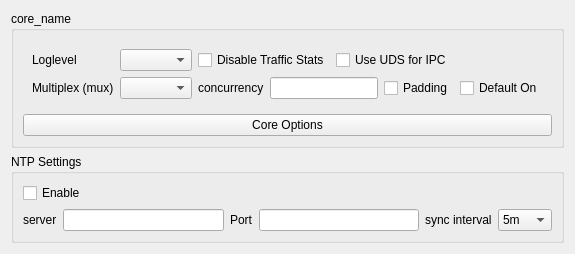
     <widget class="QWidget" name="tab_4">
      <attribute name="title">
       <string>Core</string>
      </attribute>
      <layout class="QVBoxLayout" name="verticalLayout">
       <item>
        <widget class="QGroupBox" name="groupBox_core">
         <property name="sizePolicy">
          <sizepolicy hsizetype="Preferred" vsizetype="Maximum">
           <horstretch>0</horstretch>
           <verstretch>0</verstretch>
          </sizepolicy>
         </property>
         <property name="title">
          <string notr="true">core_name</string>
         </property>
         <layout class="QVBoxLayout" name="verticalLayout_3">
          <item>
           <widget class="QWidget" name="assest_group" native="true">
            <layout class="QGridLayout" name="gridLayout_2">
             <item row="0" column="1">
              <layout class="QHBoxLayout" name="horizontalLayout_20">
               <item>
                <widget class="QComboBox" name="log_level">
                 <property name="sizePolicy">
                  <sizepolicy hsizetype="Maximum" vsizetype="Fixed">
                   <horstretch>0</horstretch>
                   <verstretch>0</verstretch>
                  </sizepolicy>
                 </property>
                </widget>
               </item>
               <item>
                <widget class="QCheckBox" name="disable_stats">
                 <property name="sizePolicy">
                  <sizepolicy hsizetype="Maximum" vsizetype="Fixed">
                   <horstretch>0</horstretch>
                   <verstretch>0</verstretch>
                  </sizepolicy>
                 </property>
                 <property name="minimumSize">
                  <size>
                   <width>0</width>
                   <height>0</height>
                  </size>
                 </property>
                 <property name="toolTip">
                  <string>&lt;html&gt;&lt;head/&gt;&lt;body&gt;&lt;p&gt;Might
                                                                            Improve Ping and Performance&lt;/p&gt;&lt;/body&gt;&lt;/html&gt;
                                                                        </string>
                 </property>
                 <property name="text">
                  <string>Disable Traffic Stats</string>
                 </property>
                </widget>
               </item>
               <item>
                <widget class="QCheckBox" name="core_use_uds">
                 <property name="toolTip">
                  <string>Use Unix Domain Socket for IPC between SilentGuard and silentguard_core</string>
                 </property>
                 <property name="text">
                  <string>Use UDS for IPC</string>
                 </property>
                </widget>
               </item>
              </layout>
             </item>
             <item row="1" column="1">
              <layout class="QHBoxLayout" name="horizontalLayout">
               <item>
                <widget class="QComboBox" name="mux_protocol"/>
               </item>
               <item>
                <widget class="QLabel" name="label_7">
                 <property name="text">
                  <string>concurrency</string>
                 </property>
                </widget>
               </item>
               <item>
                <widget class="QLineEdit" name="mux_concurrency"/>
               </item>
               <item>
                <widget class="QCheckBox" name="mux_padding">
                 <property name="text">
                  <string>Padding</string>
                 </property>
                </widget>
               </item>
               <item>
                <widget class="QCheckBox" name="mux_default_on">
                 <property name="text">
                  <string>Default On</string>
                 </property>
                </widget>
               </item>
              </layout>
             </item>
             <item row="1" column="0">
              <widget class="QLabel" name="label_6">
               <property name="text">
                <string>Multiplex (mux)</string>
               </property>
              </widget>
             </item>
             <item row="0" column="0">
              <widget class="QLabel" name="label_3">
               <property name="text">
                <string>Loglevel</string>
               </property>
              </widget>
             </item>
            </layout>
           </widget>
          </item>
          <item>
           <widget class="QPushButton" name="core_settings">
            <property name="text">
             <string>Core Options</string>
            </property>
           </widget>
          </item>
         </layout>
        </widget>
       </item>
       <item>
        <widget class="QGroupBox" name="ntp_box">
         <property name="toolTip">
          <string>&lt;html&gt;&lt;head/&gt;&lt;body&gt;&lt;p&gt;Settings for the
                                            sing-box's built-in NTP client&lt;/p&gt;&lt;/body&gt;&lt;/html&gt;
                                        </string>
         </property>
         <property name="title">
          <string>NTP Settings</string>
         </property>
         <layout class="QGridLayout" name="gridLayout_6">
          <item row="0" column="0">
           <widget class="QCheckBox" name="ntp_enable">
            <property name="text">
             <string>Enable</string>
            </property>
           </widget>
          </item>
          <item row="1" column="0">
           <layout class="QHBoxLayout" name="horizontalLayout_22">
            <item>
             <widget class="QLabel" name="ntp_server_l">
              <property name="text">
               <string>server</string>
              </property>
             </widget>
            </item>
            <item>
             <widget class="QLineEdit" name="ntp_server"/>
            </item>
            <item>
             <widget class="QLabel" name="ntp_port_l">
              <property name="text">
               <string>Port</string>
              </property>
             </widget>
            </item>
            <item>
             <widget class="QLineEdit" name="ntp_port">
              <property name="maximumSize">
               <size>
                <width>162</width>
                <height>16777215</height>
               </size>
              </property>
             </widget>
            </item>
            <item>
             <widget class="QLabel" name="ntp_interval_l">
              <property name="text">
               <string>sync interval</string>
              </property>
             </widget>
            </item>
            <item>
             <widget class="QComboBox" name="ntp_interval">
              <property name="toolTip">
               <string>&lt;html&gt;&lt;head/&gt;&lt;body&gt;&lt;p&gt;In
                                                                minutes&lt;/p&gt;&lt;/body&gt;&lt;/html&gt;
                                                            </string>
              </property>
              <item>
               <property name="text">
                <string notr="true">5m</string>
               </property>
              </item>
              <item>
               <property name="text">
                <string notr="true">10m</string>
               </property>
              </item>
              <item>
               <property name="text">
                <string notr="true">30m</string>
               </property>
              </item>
             </widget>
            </item>
           </layout>
          </item>
         </layout>
        </widget>
       </item>
      </layout>
     </widget>
